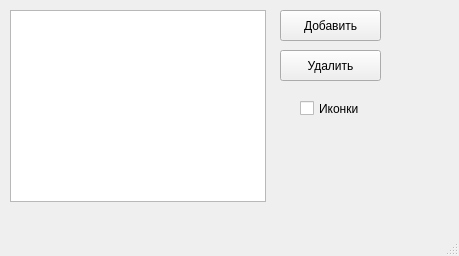
<?xml version="1.0" encoding="UTF-8"?>
<ui version="4.0">
 <class>MainWindow</class>
 <widget class="QMainWindow" name="MainWindow">
  <property name="geometry">
   <rect>
    <x>0</x>
    <y>0</y>
    <width>459</width>
    <height>256</height>
   </rect>
  </property>
  <property name="windowTitle">
   <string>MainWindow</string>
  </property>
  <widget class="QWidget" name="centralwidget">
   <widget class="QPushButton" name="pushButton">
    <property name="geometry">
     <rect>
      <x>280</x>
      <y>10</y>
      <width>101</width>
      <height>31</height>
     </rect>
    </property>
    <property name="text">
     <string>Добавить</string>
    </property>
   </widget>
   <widget class="QListView" name="listView">
    <property name="geometry">
     <rect>
      <x>10</x>
      <y>10</y>
      <width>256</width>
      <height>192</height>
     </rect>
    </property>
   </widget>
   <widget class="QPushButton" name="pushButton_2">
    <property name="geometry">
     <rect>
      <x>280</x>
      <y>50</y>
      <width>101</width>
      <height>31</height>
     </rect>
    </property>
    <property name="text">
     <string>Удалить</string>
    </property>
   </widget>
   <widget class="QCheckBox" name="checkBox">
    <property name="geometry">
     <rect>
      <x>300</x>
      <y>100</y>
      <width>70</width>
      <height>17</height>
     </rect>
    </property>
    <property name="text">
     <string>Иконки</string>
    </property>
   </widget>
  </widget>
  <widget class="QMenuBar" name="menubar">
   <property name="geometry">
    <rect>
     <x>0</x>
     <y>0</y>
     <width>459</width>
     <height>21</height>
    </rect>
   </property>
  </widget>
  <widget class="QStatusBar" name="statusbar"/>
 </widget>
 <resources/>
 <connections/>
</ui>
